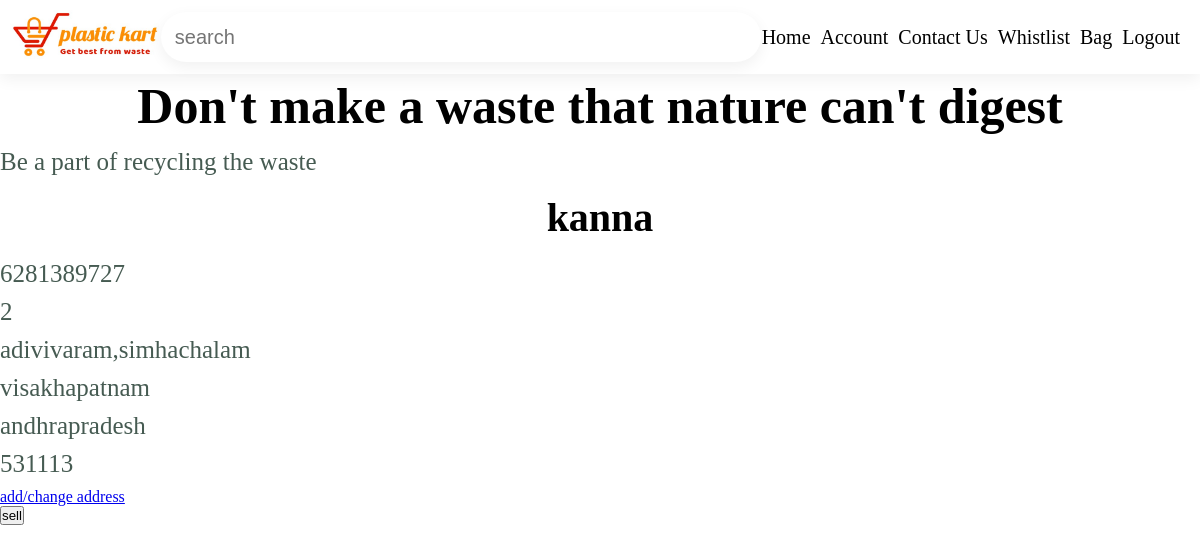
Page /book/sellwaste (signed in) on the committed database.
### book/models.py (models this page shows)
class Address(models.Model):
    user=models.ForeignKey(User,on_delete=models.CASCADE,related_name="address")
    name=models.CharField(max_length=20)
    mobile=models.IntegerField()
    code=models.IntegerField()
    state=models.CharField(max_length=20)
    district=models.CharField(max_length=100)
    area=models.CharField(max_length=20)
    flat=models.CharField(max_length=5)

### book/views.py (the view, shortened to what this page needs)
# urls.py: path('sellwaste', views.sellwaste, name='sellwaste'),
def sellwaste(request):
    id=request.session['addrid']
    print(id)
    if id=="":
        detail=""
    else:
        detail=Address.objects.get(id=id)
        print(detail)
    return render(request,"sellwaste.html",{"detail":detail})

### templates/sellwaste.html (shortened to what this page needs)
{% extends 'base.html' %}
{% load static %}
{% block body%}
    <div>
        <h1>Don't make a waste that nature can't digest</h1>
        <p>Be a part of recycling the waste</p>
        <div>
            <h2>{{detail.name}}</h2>
            <p>{{detail.mobile}}</p>
            <p>{{detail.flat}}</p>
            <p>{{detail.area}}</p>
            <p>{{detail.district}}</p>
            <p>{{detail.state}}</p>
            <p>{{detail.code}}</p>
        </div>
        <a href="../book/addressbook/sell">add/change address</a>
        <form action="/book/sellwaste" method="post">
        <button type="submit" name="button">sell</button>
    </form>
    </div>
</body>
{% endblock%}

### static/style.css (style rules this page uses)
* { margin:0; padding:0; box-sizing:border-box; }
h2 { font-size:40px; line-height: 64px; color:black; text-decoration: none; text-align: center; }
h1 { font-size:50px; line-height: 64px; color:black; text-decoration: none; text-align: center; }
p { font-size: 25px; color:#465b52; margin: 10px 0 10px 0; text-decoration: none; }
body { width:100%; }

### rows in the picture
Address: name "kanna", mobile "6281389727", flat "2", area "adivivaram,simhachalam", district "visakhapatnam", state "andhrapradesh", code "531113"
